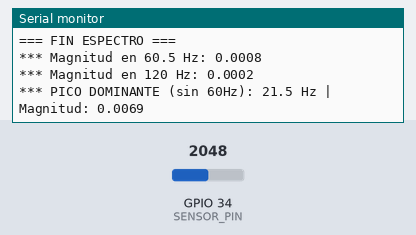
Bench run of a sketch on a simulated ESP32. Shown: the last lines printed to the serial monitor. Inputs (shaded band) come from the test bench; at power-on: GPIO 34 (SENSOR_PIN) = 2048 (analog values on the 0–4095 scale).

Above: at 1.2 s.
1.3 s: GPIO 34 (SENSOR_PIN) set to 2866
At 1.8 s:
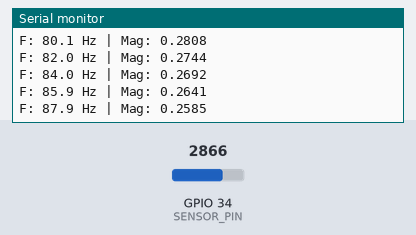
2.8 s: GPIO 34 (SENSOR_PIN) set to 2047
At 4.5 s:
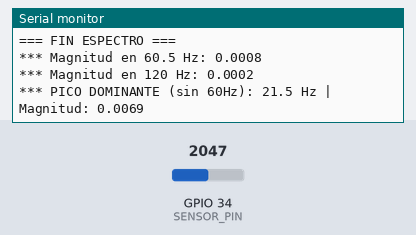
Timing chart, 0 to 6.0 s (numbered marks = the images above; inputs shaded):
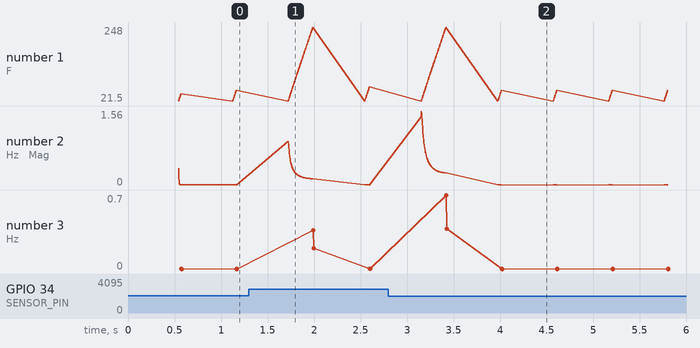

The sketch:

EspectroenFrecuencias.ino
```cpp
#define SENSOR_PIN 34
#define MUESTRAS 256
#define FRECUENCIA_MUESTREO 500

// Arrays para FFT
float vReal[MUESTRAS];
float vImag[MUESTRAS];
float espectro[MUESTRAS/2];

// Variables para el filtro notch
float notchHistorial[4] = {0}; // Historial de muestras
float notchSalida = 0;

// Coeficientes del filtro notch para 60.5 Hz
// Frecuencia a eliminar: 60.5 Hz, Frecuencia de muestreo: 500 Hz
float notchB0 = 0.9600;
float notchB1 = -1.8719;
float notchB2 = 0.9600;
float notchA1 = -1.8719;
float notchA2 = 0.9200;

unsigned long tiempoAnterior = 0;
unsigned long intervaloMuestreo = 1000000 / FRECUENCIA_MUESTREO;
int indiceMuestra = 0;

void setup() {
  Serial.begin(115200);

  analogReadResolution(12);
  analogSetAttenuation(ADC_11db);

  Serial.println("Iniciando adquisición de señal EMG con filtro notch 60.5 Hz...");
}

void loop() {
  unsigned long tiempoActual = micros();

  if (tiempoActual - tiempoAnterior >= intervaloMuestreo) {
    tiempoAnterior = tiempoActual;

    // Leer sensor y aplicar filtro notch inmediatamente
    int rawValue = analogRead(SENSOR_PIN);
    float voltaje = (rawValue * 3.3) / 4095.0;

    // Aplicar filtro notch
    float señalFiltrada = aplicarFiltroNotch(voltaje);

    vReal[indiceMuestra] = señalFiltrada;
    vImag[indiceMuestra] = 0.0;

    indiceMuestra++;

    if (indiceMuestra >= MUESTRAS) {
      calcularFFTManual();
      indiceMuestra = 0;
    }
  }
}

// Filtro notch IIR para 60.5 Hz
float aplicarFiltroNotch(float entrada) {
  // Ecuación en diferencias del filtro notch:
  // y[n] = b0*x[n] + b1*x[n-1] + b2*x[n-2] - a1*y[n-1] - a2*y[n-2]

  float salida = notchB0 * entrada +
                 notchB1 * notchHistorial[0] +
                 notchB2 * notchHistorial[1] -
                 notchA1 * notchHistorial[2] -
                 notchA2 * notchHistorial[3];

  // Actualizar historial
  notchHistorial[1] = notchHistorial[0];  // x[n-2] = x[n-1]
  notchHistorial[0] = entrada;            // x[n-1] = x[n]
  notchHistorial[3] = notchHistorial[2];  // y[n-2] = y[n-1]
  notchHistorial[2] = salida;             // y[n-1] = y[n]

  return salida;
}

void calcularFFTManual() {
  // Aplicar ventana de Hann
  aplicarVentanaHann(vReal, MUESTRAS);

  // Calcular FFT
  fft(vReal, vImag, MUESTRAS);

  // Calcular magnitud del espectro
  calcularMagnitudEspectro();

  // Enviar resultados
  enviarEspectroFrecuencias();
}

// Algoritmo FFT Cooley-Tukey (radix-2)
void fft(float* real, float* imag, int n) {
  int i, j, k, m;
  float theta, wtemp, wpr, wpi, wr, wi, tempr, tempi;

  // Bit-reversal permutation
  j = 0;
  for (i = 0; i < n - 1; i++) {
    if (i < j) {
      tempr = real[i];
      real[i] = real[j];
      real[j] = tempr;

      tempi = imag[i];
      imag[i] = imag[j];
      imag[j] = tempi;
    }

    k = n >> 1;
    while (k <= j) {
      j -= k;
      k >>= 1;
    }
    j += k;
  }

  // Danielson-Lanczos algorithm
  int mmax = 1;
  while (n > mmax) {
    int istep = mmax << 1;
    theta = -PI / mmax;
    wtemp = sin(0.5 * theta);
    wpr = -2.0 * wtemp * wtemp;
    wpi = sin(theta);
    wr = 1.0;
    wi = 0.0;

    for (m = 0; m < mmax; m++) {
      for (i = m; i < n; i += istep) {
        j = i + mmax;
        tempr = wr * real[j] - wi * imag[j];
        tempi = wr * imag[j] + wi * real[j];

        real[j] = real[i] - tempr;
        imag[j] = imag[i] - tempi;

        real[i] += tempr;
        imag[i] += tempi;
      }

      wtemp = wr;
      wr = wtemp * wpr - wi * wpi + wr;
      wi = wi * wpr + wtemp * wpi + wi;
    }

    mmax = istep;
  }
}

void aplicarVentanaHann(float* vector, int n) {
  for (int i = 0; i < n; i++) {
    float factor = 0.5 * (1 - cos(2 * PI * i / (n - 1)));
    vector[i] *= factor;
  }
}

void calcularMagnitudEspectro() {
  for (int i = 0; i < MUESTRAS/2; i++) {
    espectro[i] = sqrt(vReal[i] * vReal[i] + vImag[i] * vImag[i]);
  }
}

void enviarEspectroFrecuencias() {
  Serial.println("=== ESPECTRO FRECUENCIAL EMG (CON NOTCH 60.5 Hz) ===");

  bool encontroNotch = false;
  float magnitud60Hz = 0;
  float magnitud120Hz = 0;

  for (int i = 1; i < MUESTRAS/2; i++) {
    float frecuencia = (i * 1.0 * FRECUENCIA_MUESTREO) / MUESTRAS;
    float magnitud = espectro[i];

    // Detectar componentes en 60Hz y 120Hz para monitorear efectividad
    if (abs(frecuencia - 60.5) < 1.0) {
      magnitud60Hz = magnitud;
    }
    if (abs(frecuencia - 121.0) < 1.0) {
      magnitud120Hz = magnitud;
    }

    if (frecuencia >= 20 && frecuencia <= 500 && magnitud > 0.001) {
      Serial.print("F: ");
      Serial.print(frecuencia, 1);
      Serial.print(" Hz | Mag: ");
      Serial.println(magnitud, 4);
    }
  }

  Serial.println("=== FIN ESPECTRO ===");

  // Mostrar efectividad del filtro notch
  Serial.print("*** Magnitud en 60.5 Hz: ");
  Serial.println(magnitud60Hz, 4);
  Serial.print("*** Magnitud en 120 Hz: ");
  Serial.println(magnitud120Hz, 4);
  Serial.println();

  encontrarPicoDominante();
}

void encontrarPicoDominante() {
  float maxMagnitud = 0;
  int indiceMax = 0;

  for (int i = 1; i < MUESTRAS/2; i++) {
    float frecuencia = (i * 1.0 * FRECUENCIA_MUESTREO) / MUESTRAS;
    // Excluir banda alrededor de 60.5 Hz para encontrar picos reales de EMG
    if (frecuencia >= 20 && frecuencia <= 500 &&
        abs(frecuencia - 60.5) > 2.0 && abs(frecuencia - 121.0) > 2.0) {
      if (espectro[i] > maxMagnitud) {
        maxMagnitud = espectro[i];
        indiceMax = i;
      }
    }
  }

  float frecuenciaPico = (indiceMax * 1.0 * FRECUENCIA_MUESTREO) / MUESTRAS;
  Serial.print("*** PICO DOMINANTE (sin 60Hz): ");
  Serial.print(frecuenciaPico, 1);
  Serial.print(" Hz | Magnitud: ");
  Serial.println(maxMagnitud, 4);
  Serial.println();
}

// Función para ajustar el filtro notch a diferentes frecuencias (si necesitas cambiar)
void configurarFiltroNotch(float frecuenciaNotch, float fs) {
  float omega = 2.0 * PI * frecuenciaNotch / fs;
  float alpha = sin(omega) / (2.0 * 0.707); // Q factor de aproximadamente 4

  notchB0 = 1.0;
  notchB1 = -2.0 * cos(omega);
  notchB2 = 1.0;
  float a0 = 1.0 + alpha;
  notchA1 = -2.0 * cos(omega) / a0;
  notchA2 = (1.0 - alpha) / a0;

  // Normalizar coeficientes b
  notchB0 = notchB0 / a0;
  notchB1 = notchB1 / a0;
  notchB2 = notchB2 / a0;
}
```

Measured:
- after the input at 1.3 s, the serial monitor: prints a new line after 0.42 s (image 1)
- plotted number 1: 54.7 → 64.5 after the input at 1.3 s
- plotted number 3: 0 → 0 after the input at 1.3 s
